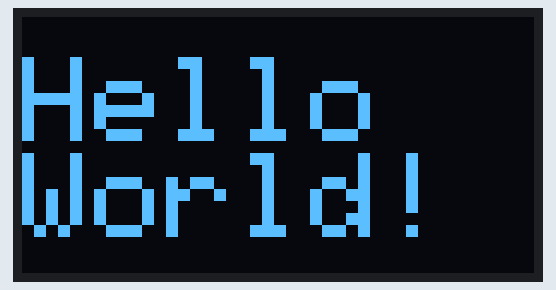
The sketch below on a simulated Arduino Uno, built with avr-gcc and run on an emulated ATmega328P. Parts: 128×64 one-colour display.

Above: at 2.1 s.

The sketch:

C6_OLED.ino
```cpp
#include <Wire.h>
#include "Adafruit_GFX.h"
#include "Adafruit_SSD1306.h"

#define SCREEN_WIDTH 128 // OLED display width,  in pixels
#define SCREEN_HEIGHT 64 // OLED display height, in pixels

// declare an SSD1306 display object connected to I2C
Adafruit_SSD1306 oled(SCREEN_WIDTH, SCREEN_HEIGHT, &Wire, -1);

void setup() {
  Serial.begin(9600);

  // initialize OLED display with address 0x3C for 128x64
  if (!oled.begin(SSD1306_SWITCHCAPVCC, 0x3C)) {
    Serial.println(F("SSD1306 allocation failed"));
    while (true);
  }

  delay(2000);         // wait for initializing
  oled.clearDisplay(); // clear display

  oled.setTextSize(3);          // text size
  oled.setTextColor(WHITE);     // text color
  oled.setCursor(0, 10);        // position to display
  oled.println("Hello  World!"); // text to display
  oled.display();               // show on OLED
}

void loop() {
}
```
